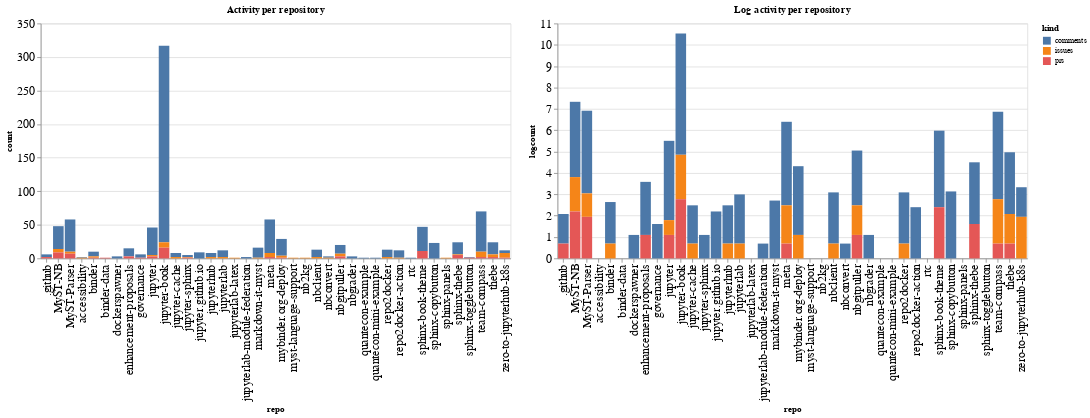

The notebook cell this image was saved under:
### Code cell
ch1 = alt.Chart(repo_summaries, width=600, title="Activity per repository").mark_bar().encode(
    x='repo',
    y='count',
    color='kind',
    tooltip="kind"
)

ch2 = alt.Chart(repo_summaries, width=600, title="Log activity per repository").mark_bar().encode(
    x='repo',
    y='logcount',
    color='kind',
    tooltip="kind"
)

ch1 | ch2

### Figure 1 — Vega-Lite specification as saved in the notebook (floating-point values rounded to 4 significant figures)
{"config": {"axisLeft": {"labelFontSize": 15}, "axisBottom": {"labelFontSize": 15}}, "hconcat": [{"mark": "bar", "encoding": {"color": {"type": "nominal", "field": "kind"}, "tooltip": {"type": "nominal", "field": "kind"}, "x": {"type": "nominal", "field": "repo"}, "y": {"type": "quantitative", "field": "count"}}, "title": "Activity per repository", "width": 600}, {"mark": "bar", "encoding": {"color": {"type": "nominal", "field": "kind"}, "tooltip": {"type": "nominal", "field": "kind"}, "x": {"type": "nominal", "field": "repo"}, "y": {"type": "quantitative", "field": "logcount"}}, "title": "Log activity per repository", "width": 600}], "data": {"name": "data-f3f06bad0db1449f7f192cd4b1d5ad03"}, "$schema": "https://vega.github.io/schema/vega-lite/v4.8.1.json", "datasets": {"data-f3f06bad0db1449f7f192cd4b1d5ad03": [{"repo": ".github", "kind": "comments", "count": 4, "logcount": 1.386}, {"repo": ".github", "kind": "prs", "count": 2, "logcount": 0.6931}, {"repo": "MyST-NB", "kind": "comments", "count": 34, "logcount": 3.526}, {"repo": "MyST-NB", "kind": "issues", "count": 5, "logcount": 1.609}, {"repo": "MyST-NB", "kind": "prs", "count": 9, "logcount": 2.197}, {"repo": "MyST-Parser", "kind": "comments", "count": 48, "logcount": 3.871}, {"repo": "MyST-Parser", "kind": "issues", "count": 3, "logcount": 1.099}, {"repo": "MyST-Parser", "kind": "prs", "count": 7, "logcount": 1.946}, {"repo": "accessibility", "kind": "comments", "count": 1, "logcount": 0.0}, {"repo": "accessibility", "kind": "issues", "count": 1, "logcount": 0.0}, {"repo": "binder", "kind": "comments", "count": 7, "logcount": 1.946}, {"repo": "binder", "kind": "issues", "count": 2, "logcount": 0.6931}, {"repo": "binder", "kind": "prs", "count": 1, "logcount": 0.0}, {"repo": "binder-data", "kind": "prs", "count": 1, "logcount": 0.0}, {"repo": "dockerspawner", "kind": "comments", "count": 3, "logcount": 1.099}, {"repo": "enhancement-proposals", "kind": "comments", "count": 12, "logcount": 2.485}, {"repo": "enhancement-proposals", "kind": "prs", "count": 3, "logcount": 1.099}, {"repo": "governance", "kind": "comments", "count": 5, "logcount": 1.609}, {"repo": "governance", "kind": "prs", "count": 1, "logcount": 0.0}, {"repo": "jupyter", "kind": "comments", "count": 41, "logcount": 3.714}, {"repo": "jupyter", "kind": "issues", "count": 2, "logcount": 0.6931}, {"repo": "jupyter", "kind": "prs", "count": 3, "logcount": 1.099}, {"repo": "jupyter-book", "kind": "comments", "count": 293, "logcount": 5.68}, {"repo": "jupyter-book", "kind": "issues", "count": 8, "logcount": 2.079}, {"repo": "jupyter-book", "kind": "prs", "count": 16, "logcount": 2.773}, {"repo": "jupyter-cache", "kind": "comments", "count": 6, "logcount": 1.792}, {"repo": "jupyter-cache", "kind": "issues", "count": 2, "logcount": 0.6931}, {"repo": "jupyter-sphinx", "kind": "comments", "count": 3, "logcount": 1.099}, {"repo": "jupyter-sphinx", "kind": "issues", "count": 1, "logcount": 0.0}, {"repo": "jupyter-sphinx", "kind": "prs", "count": 1, "logcount": 0.0}, {"repo": "jupyter.github.io", "kind": "comments", "count": 9, "logcount": 2.197}, {"repo": "jupyterhub", "kind": "comments", "count": 6, "logcount": 1.792}, {"repo": "jupyterhub", "kind": "issues", "count": 2, "logcount": 0.6931}, {"repo": "jupyterlab", "kind": "comments", "count": 10, "logcount": 2.303}, {"repo": "jupyterlab", "kind": "issues", "count": 2, "logcount": 0.6931}, {"repo": "jupyterlab-latex", "kind": "issues", "count": 1, "logcount": 0.0}, {"repo": "jupyterlab-module-federation", "kind": "comments", "count": 2, "logcount": 0.6931}, {"repo": "markdown-it-myst", "kind": "comments", "count": 15, "logcount": 2.708}, {"repo": "markdown-it-myst", "kind": "issues", "count": 1, "logcount": 0.0}, {"repo": "meta", "kind": "comments", "count": 50, "logcount": 3.912}, {"repo": "meta", "kind": "issues", "count": 6, "logcount": 1.792}, {"repo": "meta", "kind": "prs", "count": 2, "logcount": 0.6931}, {"repo": "mybinder.org-deploy", "kind": "comments", "count": 25, "logcount": 3.219}, {"repo": "mybinder.org-deploy", "kind": "issues", "count": 3, "logcount": 1.099}, {"repo": "mybinder.org-deploy", "kind": "prs", "count": 1, "logcount": 0.0}, {"repo": "myst-language-support", "kind": "issues", "count": 1, "logcount": 0.0}, {"repo": "nb2kg", "kind": "issues", "count": 1, "logcount": 0.0}, {"repo": "nbclient", "kind": "comments", "count": 11, "logcount": 2.398}, {"repo": "nbclient", "kind": "issues", "count": 2, "logcount": 0.6931}, {"repo": "nbconvert", "kind": "comments", "count": 2, "logcount": 0.6931}, {"repo": "nbconvert", "kind": "issues", "count": 1, "logcount": 0.0}, {"repo": "nbgitpuller", "kind": "comments", "count": 13, "logcount": 2.565}, {"repo": "nbgitpuller", "kind": "issues", "count": 4, "logcount": 1.386}, {"repo": "nbgitpuller", "kind": "prs", "count": 3, "logcount": 1.099}, {"repo": "nbgrader", "kind": "comments", "count": 3, "logcount": 1.099}, {"repo": "quantecon-example", "kind": "comments", "count": 1, "logcount": 0.0}, {"repo": "quantecon-mini-example", "kind": "comments", "count": 1, "logcount": 0.0}, {"repo": "repo2docker", "kind": "comments", "count": 11, "logcount": 2.398}, {"repo": "repo2docker", "kind": "issues", "count": 2, "logcount": 0.6931}, {"repo": "repo2docker-action", "kind": "comments", "count": 11, "logcount": 2.398}, {"repo": "repo2docker-action", "kind": "issues", "count": 1, "logcount": 0.0}, {"repo": "rtc", "kind": "comments", "count": 1, "logcount": 0.0}, {"repo": "sphinx-book-theme", "kind": "comments", "count": 36, "logcount": 3.584}, {"repo": "sphinx-book-theme", "kind": "prs", "count": 11, "logcount": 2.398}, {"repo": "sphinx-copybutton", "kind": "comments", "count": 23, "logcount": 3.135}, {"repo": "sphinx-panels", "kind": "issues", "count": 1, "logcount": 0.0}, {"repo": "sphinx-thebe", "kind": "comments", "count": 18, "logcount": 2.89}, {"repo": "sphinx-thebe", "kind": "issues", "count": 1, "logcount": 0.0}, {"repo": "sphinx-thebe", "kind": "prs", "count": 5, "logcount": 1.609}, {"repo": "sphinx-togglebutton", "kind": "comments", "count": 1, "logcount": 0.0}, {"repo": "sphinx-togglebutton", "kind": "prs", "count": 1, "logcount": 0.0}, {"repo": "team-compass", "kind": "comments", "count": 60, "logcount": 4.094}, {"repo": "team-compass", "kind": "issues", "count": 8, "logcount": 2.079}, {"repo": "team-compass", "kind": "prs", "count": 2, "logcount": 0.6931}, {"repo": "thebe", "kind": "comments", "count": 18, "logcount": 2.89}, {"repo": "thebe", "kind": "issues", "count": 4, "logcount": 1.386}, {"repo": "thebe", "kind": "prs", "count": 2, "logcount": 0.6931}, {"repo": "zero-to-jupyterhub-k8s", "kind": "comments", "count": 4, "logcount": 1.386}, {"repo": "zero-to-jupyterhub-k8s", "kind": "issues", "count": 7, "logcount": 1.946}, {"repo": "zero-to-jupyterhub-k8s", "kind": "prs", "count": 1, "logcount": 0.0}]}}
